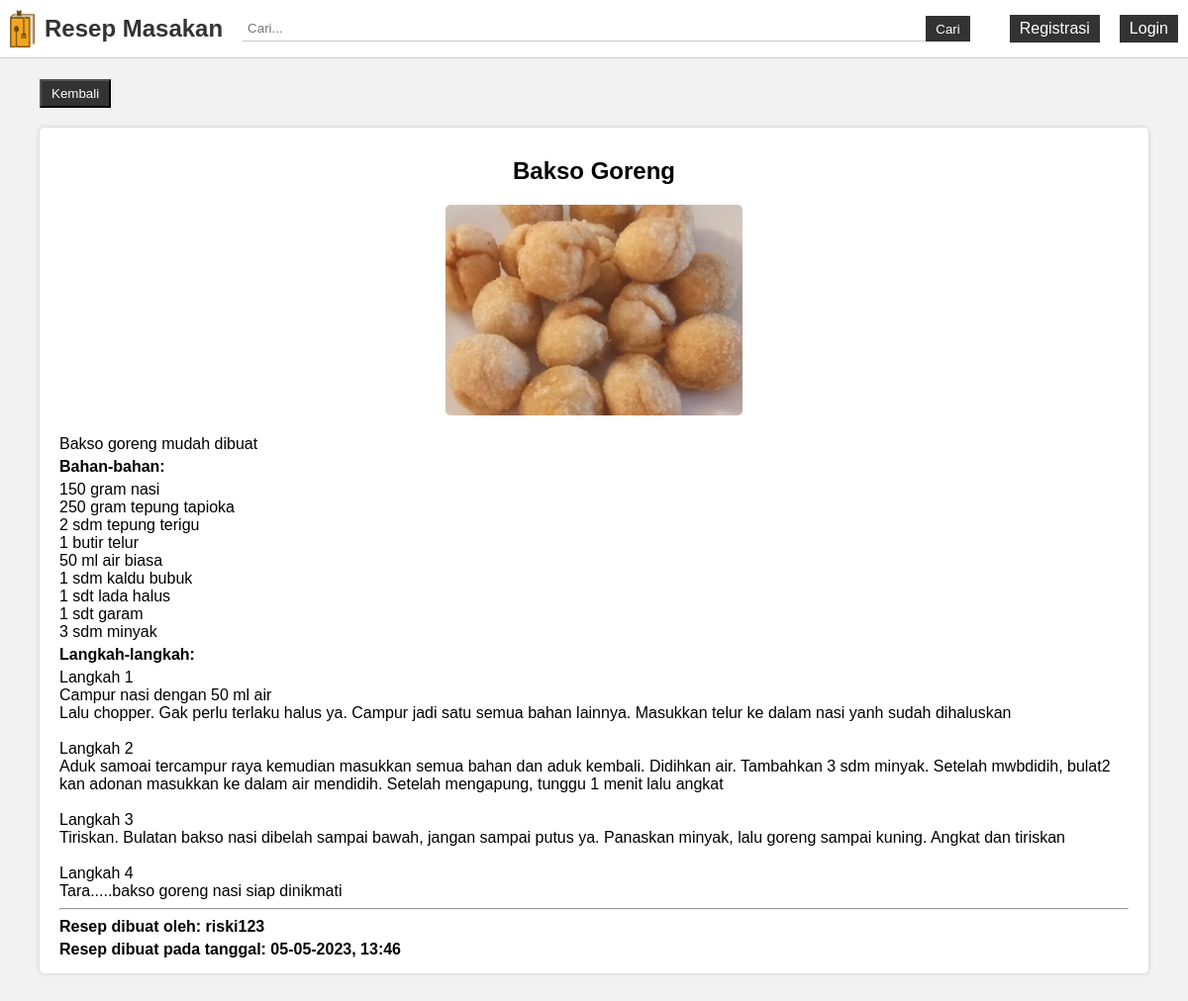
/detail_resep.php?id_resep=10, run on the app's committed database.
### tables this page shows
CREATE TABLE `resep` (
  `id_resep` int(11) NOT NULL,
  `nama_resep` varchar(100) NOT NULL,
  `deskripsi_resep` text NOT NULL,
  `bahan` text NOT NULL,
  `langkah` text NOT NULL,
  `foto_resep` text DEFAULT NULL,
  `tanggal_resep_dibuat` datetime NOT NULL,
  `id_user` int(11) NOT NULL
);

CREATE TABLE `user` (
  `id_user` int(11) NOT NULL,
  `username` varchar(50) NOT NULL,
  `password` varchar(255) NOT NULL,
  `nama_lengkap` varchar(50) NOT NULL
);

### detail_resep.php (the view, shortened to what this page needs)
<?php
	require_once 'koneksi.php';
	$id_resep = $_GET['id_resep'];
	$resep = mysqli_query($koneksi, "SELECT * FROM resep INNER JOIN user ON resep.id_user = user.id_user WHERE id_resep = '$id_resep' ORDER BY nama_resep ASC");
	$data_resep = mysqli_fetch_assoc($resep);
?>
<html>
<head>
	<?php include_once 'include_head.php'; ?>
</head>
<body>
	<?php include_once 'include_navbar.php'; ?>
	<div class="container padding-10px margin-top-bottom-50px">
		<button type="button" onclick="return window.history.back()" class="button margin-top-bottom-20px">Kembali</button>
		<div class="card-detail-resep">
		    <h2 class="text-center"><?= $data_resep['nama_resep']; ?></h2>
		    <img src="img/<?= $data_resep['foto_resep']; ?>" alt="Gambar">
		    <p class="card-description"><?= $data_resep['deskripsi_resep']; ?></p>
		    <h4 class="margin-top-bottom-5px">Bahan-bahan:</h4>
		    <p class="card-description"><?= $data_resep['bahan']; ?></p>
		    <h4 class="margin-top-bottom-5px">Langkah-langkah:</h4>
		    <p class="card-description"><?= $data_resep['langkah']; ?></p>
		    <hr>
		    <h4 class="margin-top-bottom-5px">Resep dibuat oleh: <?= $data_resep['username']; ?></h4>
		    <h4 class="margin-top-bottom-5px">Resep dibuat pada tanggal: <?= date("d-m-Y, H:i", strtotime($data_resep['tanggal_resep_dibuat'])); ?></h4>
		</div>
	</div>
</body>
</html>

### style.css (style rules this page uses)
* { box-sizing: border-box; }
body { font-family: Arial, sans-serif; background-color: #f2f2f2; margin: 0; }
.container { width: 100%; padding-right: 15px; padding-left: 15px; margin-right: auto; margin-left: auto; }
.margin-top-bottom-50px { margin-top: 50px; margin-bottom: 50px; }
.margin-top-bottom-20px { margin-top: 20px; margin-bottom: 20px; }
.margin-top-bottom-5px { margin-top: 5px; margin-bottom: 5px; }
.padding-10px { padding: 10px; }
.text-center { text-align: center; }
.card-description { font-size: 1rem; margin: 0; }
.button { display: inline-block; color: #fff; text-decoration: none; background-color: #333; padding: 5px 10px; }
.card-detail-resep { position: relative; background-color: #fff; border-radius: 5px; padding: 10px 20px; box-shadow: 0px 0px 5px #ccc; }
.card-detail-resep img { display: block; margin-left: auto; margin-right: auto; border-radius: 5px; margin-bottom: 20px; width: 300px; }
@media (min-width: 500px) { .container { max-width: 540px; } }
@media (min-width: 500px) { .margin-top-bottom-50px { margin-top: 150px; } }
@media (min-width: 768px) { .container { max-width: 720px; } }
@media (min-width: 768px) { .margin-top-bottom-50px { margin-top: 50px; } }
@media (min-width: 992px) { .container { max-width: 960px; } }
@media (min-width: 992px) { .margin-top-bottom-50px { margin-top: 50px; } }
@media (min-width: 1200px) { .container { max-width: 1140px; } }
@media (min-width: 1200px) { .margin-top-bottom-50px { margin-top: 50px; } }

### data on the page
resep: nama_resep "Bakso Goreng", foto_resep (picture), deskripsi_resep "Bakso goreng mudah dibuat", bahan "150 gram nasi 250 gram tepung tapioka 2 sdm tepung terigu 1 butir telur 50 ml air biasa 1 sdm kaldu bubuk 1 sdt lada halus 1 sdt garam 3 sdm minyak", langkah "Langkah 1 Campur nasi dengan 50 ml air Lalu chopper. Gak perlu terlaku halus ya. Campur jadi satu semua bahan lainnya. Masukkan telur ke dalam nasi yanh sudah dihaluskan Langkah 2 Aduk samoai tercampur raya kemudian masukkan semua bahan dan aduk kembali. Didihkan air. Tambahkan 3 sdm minyak. Setelah mwbdidih, bulat2 kan adonan masukkan ke dalam air mendidih. Setelah mengapung, tunggu 1 menit lalu angkat Langkah 3 Tiriskan. Bulatan bakso nasi dibelah sampai bawah, jangan sampai putus ya. Panaskan minyak, lalu goreng sampai kuning. Angkat dan tiriskan Langkah 4 Tara.....bakso goreng nasi siap dinikmati", id_user.username "riski123", tanggal_resep_dibuat "05-05-2023, 13:46"
